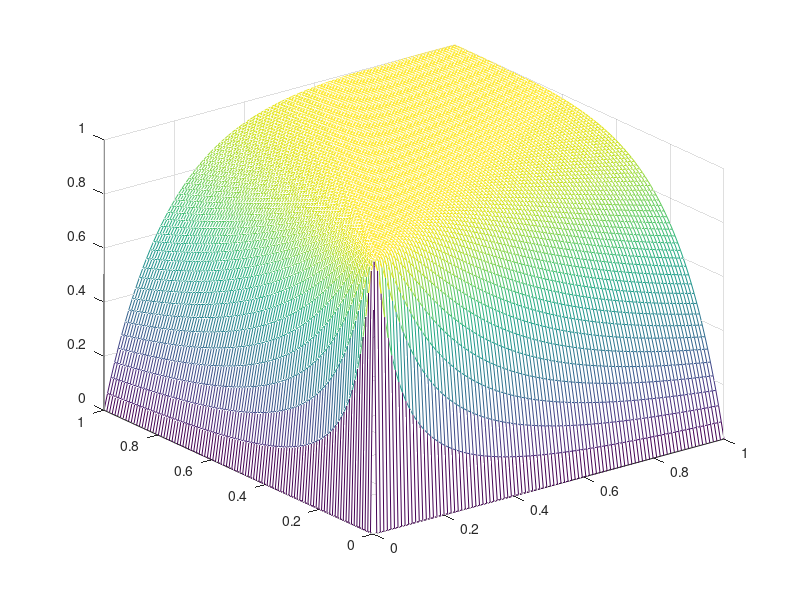

This chart was generated by the following MATLAB code:
x = linspace(0.0,1.0);
y = linspace(0.0,1.0);

alpha = 3;
displacements = zeros(length(x),length(y));
for i = 1:length(x)
    for j = 1:length(y)
        displacements(i,j) = 1. - (abs(x(i)-y(j))/(x(i)+y(j)))^alpha;
    end
end
mesh(x,y,displacements);

displacementApproxs = zeros(length(x),length(y));
